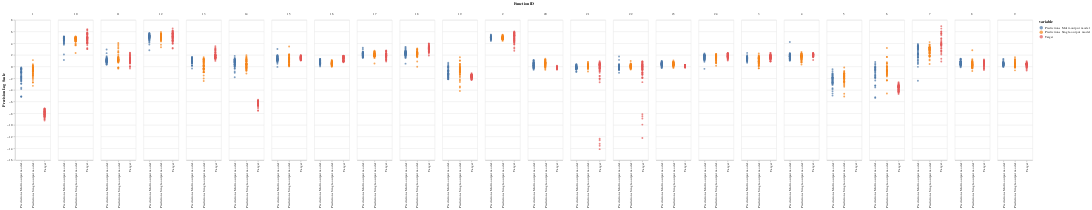

Write notebook code for a chart like this one.
### Code cell
alt.Chart(
    single_multi_precision_df_melted
).mark_circle(
).encode(
    alt.X('variable:N', title=''),
    alt.Y('Precision Log Scale:Q'),
    column='Function ID:N',
    color='variable:N'
).properties(
    width = 100,
    height = 400
)

### Figure 1 — Vega-Lite specification as saved in the notebook (floating-point values rounded to 4 significant figures; data arrays with more than 128 entries replaced by an {"elided": "..."} marker saying what was removed)
{"config": {"view": {"continuousWidth": 400, "continuousHeight": 300}}, "data": {"name": "data-a32cd5284af2cefa568b499ce3bc805d"}, "mark": "circle", "encoding": {"color": {"type": "nominal", "field": "variable"}, "column": {"type": "nominal", "field": "Function ID"}, "x": {"type": "nominal", "field": "variable", "title": ""}, "y": {"type": "quantitative", "field": "Precision Log Scale"}}, "height": 400, "width": 100, "$schema": "https://vega.github.io/schema/vega-lite/v4.8.1.json", "datasets": {"data-a32cd5284af2cefa568b499ce3bc805d": {"elided": "3600 records"}}}
